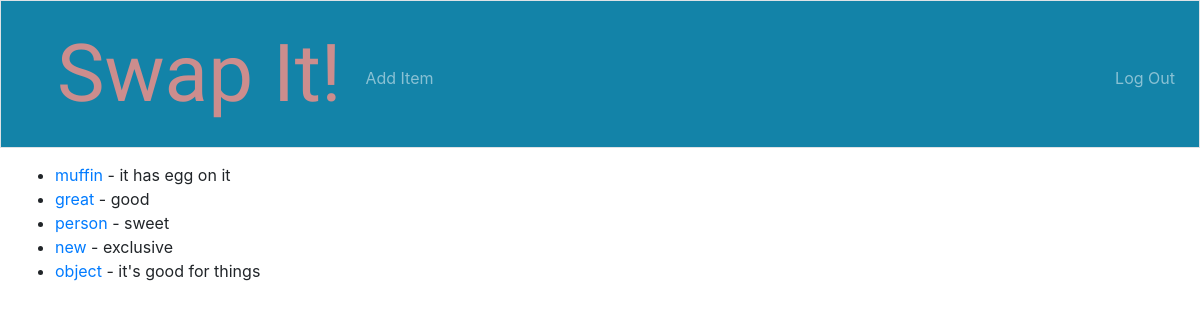
The app's page / (signed in) with its own data.
### webapp/models.py (models this page shows, shortened)
class Item(models.Model):
    item_name = models.CharField(max_length=50)
    item_description = models.CharField(max_length=200)
    date_posted = models.DateTimeField()
    item_image = models.ImageField(upload_to="images", null=True, blank=True)
    user = models.ForeignKey(User, on_delete=models.CASCADE)
    available = models.BooleanField(default=True)
    match_item = models.OneToOneField("self", null=True, blank=True, default=None, related_name='match', on_delete=models.SET_DEFAULT)

### webapp/views.py (the view)
# urls.py: path('', views.index, name='index'),
def index(request):
    latest_items = Item.objects.order_by('-date_posted')[:5]
    context = {
        'item_list': latest_items,
    }
    return render(request, 'webapp/index.html', context)

### webapp/templates/webapp/index.html (shortened to what this page needs)
{% extends "layout.html" %}
{% block main %}
  {% if item_list %}
    <ul>
      {% for item in item_list %}
        <li><a href={% url 'item_detail' item.id %}>{{ item.item_name }}</a> - {{ item.item_description }}</li>
        {% endfor %}
    </ul>
  {% else %}
    <p>No items are available.</p>
  {% endif %}
{% endblock %}

### records on screen
Item: item_name "muffin", item_description "it has egg on it"
Item: item_name "great", item_description "good"
Item: item_name "person", item_description "sweet"
Item: item_name "new", item_description "exclusive"
Item: item_name "object", item_description "it's good for things"
